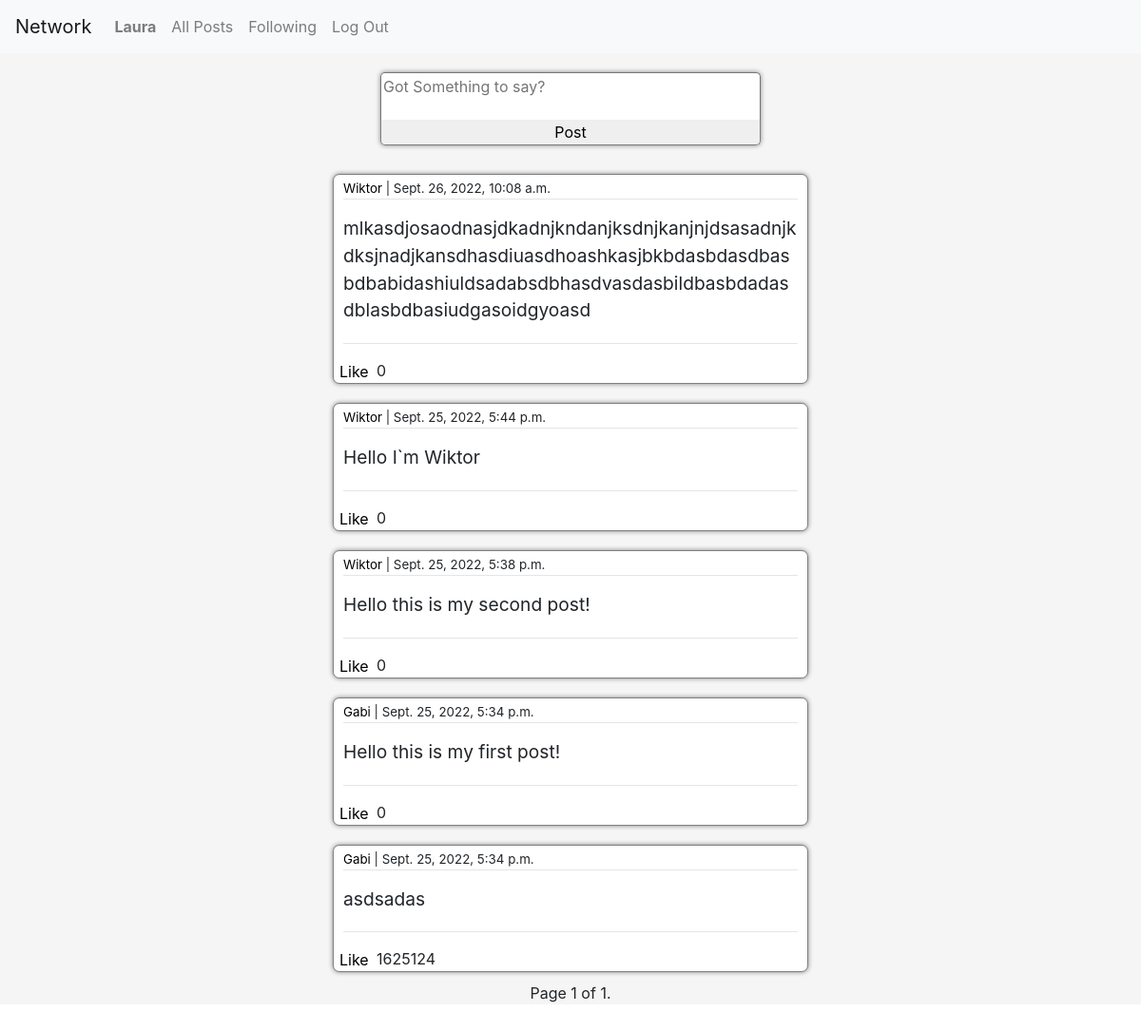
The page /following (signed in) on the database its author committed.
### network/models.py (models this page shows)
class User(AbstractUser):
    is_following = models.ManyToManyField('self', symmetrical=False, related_name='followed_by')
    followers = models.ManyToManyField('self', symmetrical=False)
    def __str__(self):
        return f'{self.username}'

class Post(models.Model):
    poster = models.ForeignKey(User, on_delete=models.CASCADE, related_name='posts')
    timestamp = models.DateTimeField(auto_now_add=True)
    body = models.TextField(max_length=300)
    likes = models.PositiveIntegerField(default=0)

### network/views.py (the view, shortened to what this page needs)
# urls.py: path("following", views.following, name="following")
def following(request):
    post_form = PostForm()
    user = request.user
    following = user.is_following.all()
    posts = Post.objects.filter(poster__in=following).order_by('-timestamp')
    paginator = Paginator(posts, 10)
    page_number = request.GET.get('page')
    page_obj = paginator.get_page(page_number)
    context = {
        'post_form': post_form,
        'page_obj': page_obj
    }
    return render(request,'network/index.html', context)

### network/forms.py
class PostForm(ModelForm):
  class Meta:
    model = Post
    fields = ['body']
    labels = {
      'body': ''
    }
    widgets = {
      'body' : Textarea(attrs=
                        {'cols': 40,
                        'rows': 10,
                        'placeholder' : 'Got Something to say?'
                        })
    }

### network/templates/network/index.html (shortened to what this page needs)
{% extends "network/layout.html" %}
{% block body %}
    <div id="post_form_container">
        <form action='' method='post' id='post_form_html'>
            {{post_form}}
            <input type='submit' value="Post" id='post_button'>
        </form>
    </div>
    <div id='feed'>
    {% for post in page_obj %}
        <div class='post'>
            <div class='poster'>
                <p class='poster_text'>
                <a href='{% url 'profile'  post.poster.id %}' class='profile_link'>{{post.poster}}</a>
                | {{post.timestamp}}
                </p>
            </div>
            <hr>
            <div class='post_body'>
                <p class='post_body_text'>{{post.body}}
            </div>
            <hr>
            <div class='post_likes'>
                <button class='like_button' id='like_button_'>Like</button>
                <p class='likes'>{{post.likes}}</p>
            </div>
        </div>
    {% endfor %}
    <div class="pagination">
        <span class="step-links">
            <span class="current">
                Page {{ page_obj.number }} of {{ page_obj.paginator.num_pages }}.
            </span>
        </span>
    </div>
    </div>
{% endblock %}

### network/templates/network/layout.html (shortened to what this page needs)
{% load static %}
<!DOCTYPE html>
<html lang="en">
    <head>
        <link rel="stylesheet" href="https://stackpath.bootstrapcdn.com/bootstrap/4.4.1/css/bootstrap.min.css">
        <link href="{% static 'network/styles.css' %}" rel="stylesheet">
    </head>
    <body>
        <nav class="navbar navbar-expand-lg navbar-light bg-light">
            <a class="navbar-brand" href="{% url 'index' %}">Network</a>
            <div>
              <ul class="navbar-nav mr-auto">
                {% if user.is_authenticated %}
                    <li class="nav-item">
                        <a class="nav-link" href="{% url 'profile' request.user.id %}"><strong>{{ request.user.username }}</strong></a>
                    </li>
                {% endif %}
                <li class="nav-item">
                  <a class="nav-link" href="{% url 'index' %}">All Posts</a>
                </li>
                {% if user.is_authenticated %}
                    <li class="nav-item">
                        <a class="nav-link" href="{% url 'following' %}">Following</a>
                    </li>
                    <li class="nav-item">
                        <a class="nav-link" href="{% url 'logout' %}">Log Out</a>
                    </li>
                {% endif %}
              </ul>
            </div>
          </nav>
        <div class="body">
            {% block body %}
            {% endblock %}
        </div>
    </body>
</html>

### network/static/network/styles.css (style rules this page uses)
hr { margin-top:0 }
#post_form_container { padding: 20px; justify-content: center; display:flex; background-color: whitesmoke; }
#id_body { border-radius:5px 5px 0 0 ; width: 400px; transition-duration: 1s; resize: none; height: 50px; display:block; border-bottom:none; }
#post_form_html { display:flex; justify-content: center; flex-direction: column; box-shadow: 0 0 5px gray; border-radius: 5px; }
#post_button { border-radius: 0 0 5px 5px; border:1px solid gray; border-top:none; position: relative; }
#feed { padding:0 300px 0 300px; justify-content: center; align-items: center; display: flex; flex-direction: column; background-color: whitesmoke; margin-bottom: 100px; }
.post { background-color: white; box-shadow:0 0 5px gray; width:500px; height:auto; min-height: 100px; margin:10px; overflow-wrap: break-word; padding: 5px 10px 0 10px; border-radius:7px; border: 1px solid gray; }
.poster { font-size: smaller; margin-bottom: none; }
.poster_text { margin-bottom: 0; }
.post_body { font-size: larger; }
.post_body_text { margin: 0 0 20px 0; }
.post_likes { bottom:0px; height:25px; position:relative; display:flex; flex-direction: row; margin-top:0; }
.like_button { height:25px; border:none; border-radius:0 5px 0 5px; position:absolute; left:-10px; background-color: transparent; transition-duration: 0.5s; }
.likes { position:absolute; left:30px; padding-left:5px; }
.profile_link { color:black; transition-duration: 0.5s; }

### rows shown on the page
User: user.username "Laura"
Post: poster "Wiktor", timestamp "Sept. 26, 2022, 10:08 a.m.", body "mlkasdjosaodnasjdkadnjkndanjksdnjkanjnjdsasadnjkdksjnadjkansdhasdiuasdhoashkasjbkbdasbdasdbasbdbabidashiuldsadabsdbhasdvasdasbildbasbdadasdblasbdbasiudgasoidgyoasd", likes "0"
Post: poster "Wiktor", timestamp "Sept. 25, 2022, 5:44 p.m.", body "Hello I`m Wiktor", likes "0"
Post: poster "Wiktor", timestamp "Sept. 25, 2022, 5:38 p.m.", body "Hello this is my second post!", likes "0"
Post: poster "Gabi", timestamp "Sept. 25, 2022, 5:34 p.m.", body "Hello this is my first post!", likes "0"
Post: poster "Gabi", timestamp "Sept. 25, 2022, 5:34 p.m.", body "asdsadas", likes "1625124"

### other values the page prints
{{ page_obj.number }} "1"
{{ page_obj.paginator.num_pages }} "1"
